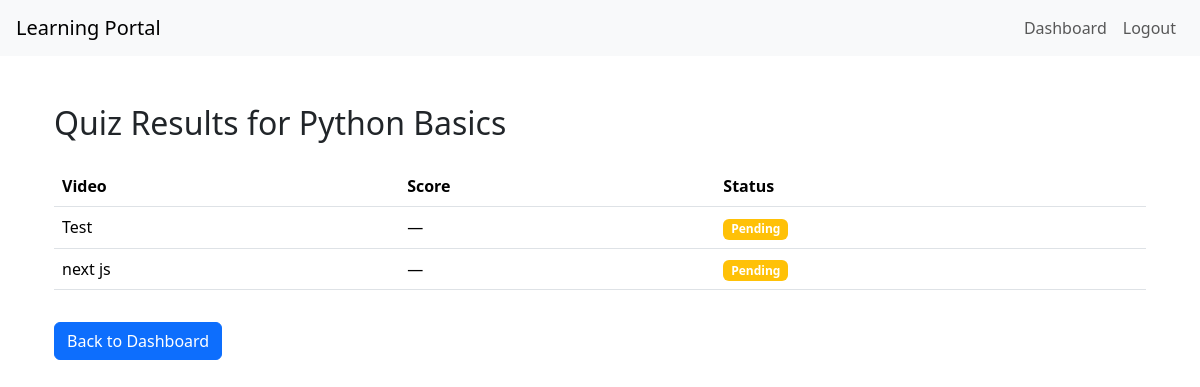
Page /quiz-results/1/ (signed in) on the committed database.
### main/models.py (models this page shows, shortened)
class Product(models.Model):
    title = models.CharField(max_length=100)
    description = models.TextField()

class Video(models.Model):
    product = models.ForeignKey(Product, on_delete=models.CASCADE, related_name='videos')
    title = models.CharField(max_length=100)
    youtube_url = models.URLField()
    order = models.PositiveIntegerField(default=0)

### main/views.py (the view)
# urls.py: path('quiz-results/<int:product_id>/', views.quiz_results_view, name='quiz_results'),
@login_required
def quiz_results_view(request, product_id):
    product = get_object_or_404(Product, id=product_id)
    videos = product.videos.all()
    results = []
    for video in videos:
        submission = QuizSubmission.objects.filter(user=request.user, video=video).first()
        results.append({
            'video': video,
            'score': submission.score if submission else None,
            'submitted': submission is not None
        })
    return render(request, 'quiz_results.html', {
        'product': product,
        'results': results
    })

### main/templates/quiz_results.html
{% extends "base.html" %}
{% block content %}
<div class="container mt-5">
    <h2>Quiz Results for {{ product.title }}</h2>
    <table class="table mt-4">
        <thead>
            <tr>
                <th>Video</th>
                <th>Score</th>
                <th>Status</th>
            </tr>
        </thead>
        <tbody>
            {% for item in results %}
            <tr>
                <td>{{ item.video.title }}</td>
                <td>
                    {% if item.submitted %}
                        {{ item.score }}
                    {% else %}
                        —
                    {% endif %}
                </td>
                <td>
                    {% if item.submitted %}
                        <span class="badge bg-success">Submitted</span>
                    {% else %}
                        <span class="badge bg-warning">Pending</span>
                    {% endif %}
                </td>
            </tr>
            {% endfor %}
        </tbody>
    </table>
    <a href="{% url 'dashboard' %}" class="btn btn-primary mt-3">Back to Dashboard</a>
</div>
{% endblock %}

### rows in the picture
Product: title "Python Basics"
Video: video "Test"
Video: video "next js"
